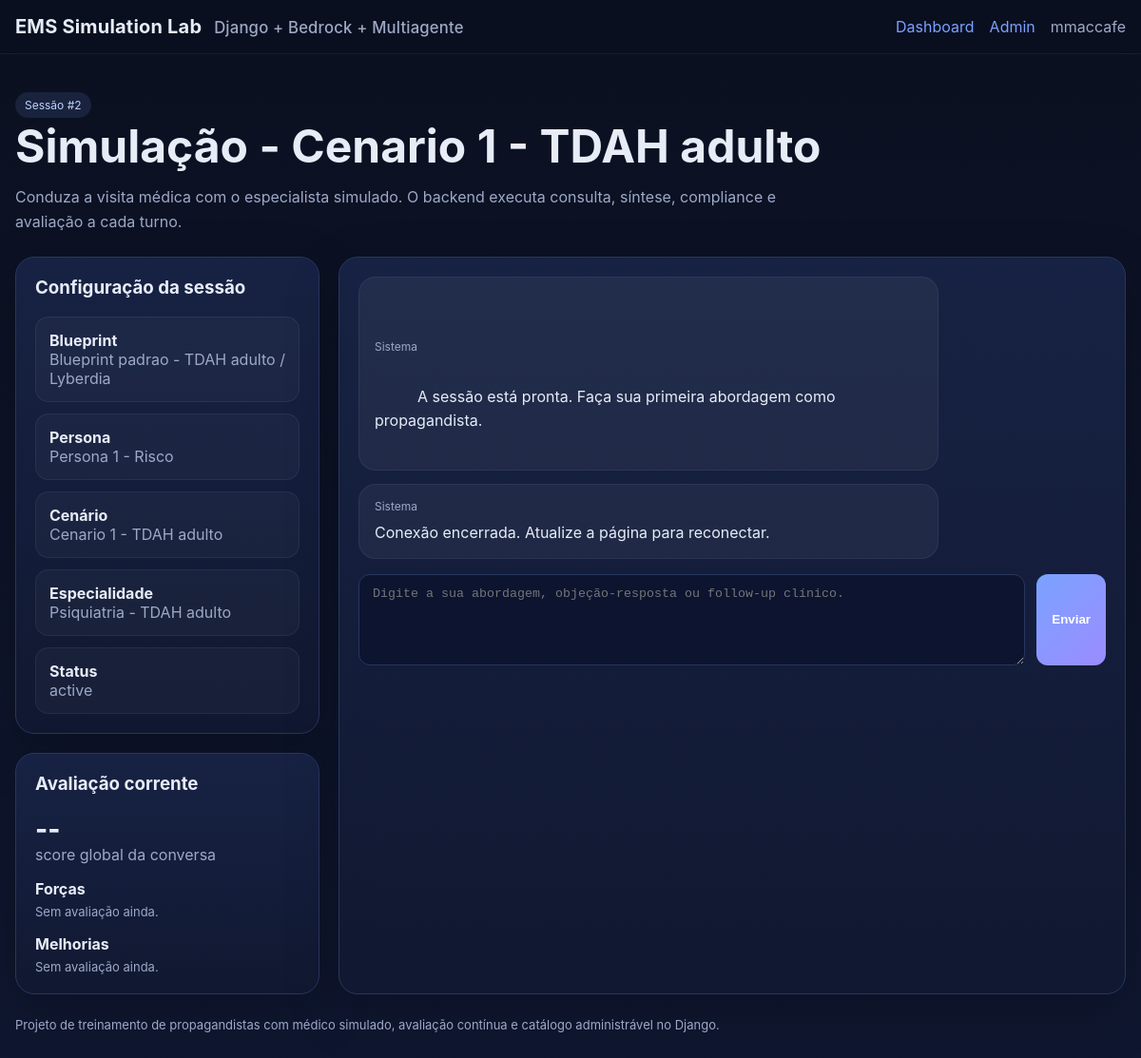
The app's page /conversations/2/ (signed in) with its own data.
### apps/conversations/models.py (models this page shows, shortened)
class ConversationSession(models.Model):
    STATUS_CHOICES = [
        ('active', 'Ativa'),
        ('completed', 'Concluida'),
        ('archived', 'Arquivada'),
    ]
    user = models.ForeignKey(settings.AUTH_USER_MODEL, on_delete=models.CASCADE, related_name='conversation_sessions')
    title = models.CharField(max_length=255)
    status = models.CharField(max_length=20, choices=STATUS_CHOICES, default='active')
    blueprint = models.ForeignKey(SimulationBlueprint, on_delete=models.PROTECT, related_name='sessions')
    persona = models.ForeignKey(PersonaDefinition, on_delete=models.PROTECT, related_name='sessions')
    scenario = models.ForeignKey(ScenarioDefinition, on_delete=models.PROTECT, related_name='sessions')
    specialty = models.ForeignKey(SpecialtyDefinition, on_delete=models.PROTECT, related_name='sessions')
    policy = models.ForeignKey(PolicyDefinition, on_delete=models.PROTECT, related_name='sessions')
    instruction = models.ForeignKey(InstructionDefinition, on_delete=models.PROTECT, related_name='sessions')
    output_contract = models.ForeignKey(OutputContractDefinition, on_delete=models.PROTECT, related_name='sessions')
    evaluation_rubric = models.ForeignKey(
        EvaluationRubricDefinition,
        on_delete=models.PROTECT,
        related_name='sessions',
        null=True,
        blank=True,
    )
    session_state = models.JSONField(default=dict, blank=True)
    created_at = models.DateTimeField(auto_now_add=True)
    updated_at = models.DateTimeField(auto_now=True)
    class Meta:
        ordering = ['-created_at']

### apps/catalog/models.py (models this page shows, shortened)
class TimeStampedModel(models.Model):
    created_at = models.DateTimeField(auto_now_add=True)
    updated_at = models.DateTimeField(auto_now=True)
    class Meta:
        abstract = True

class SimulationBlueprint(TimeStampedModel):
    slug = models.SlugField(unique=True, max_length=120)
    title = models.CharField(max_length=255)
    description = models.TextField(blank=True)
    persona = models.ForeignKey(PersonaDefinition, on_delete=models.PROTECT, related_name='blueprints')
    scenario = models.ForeignKey(ScenarioDefinition, on_delete=models.PROTECT, related_name='blueprints')
    specialty = models.ForeignKey(SpecialtyDefinition, on_delete=models.PROTECT, related_name='blueprints')
    policy = models.ForeignKey(PolicyDefinition, on_delete=models.PROTECT, related_name='blueprints')
    output_contract = models.ForeignKey(OutputContractDefinition, on_delete=models.PROTECT, related_name='blueprints')
    instruction = models.ForeignKey(InstructionDefinition, on_delete=models.PROTECT, related_name='blueprints')
    evaluation_rubric = models.ForeignKey(
        EvaluationRubricDefinition,
        on_delete=models.PROTECT,
        related_name='blueprints',
        null=True,
        blank=True,
    )
    is_active = models.BooleanField(default=True)
    class Meta:
        ordering = ['title']

class DefinitionBase(TimeStampedModel):
    slug = models.SlugField(unique=True, max_length=120)
    title = models.CharField(max_length=255)
    description = models.TextField(blank=True)
    payload = models.JSONField(default=dict)
    is_active = models.BooleanField(default=True)
    tags = models.JSONField(default=list, blank=True)
    class Meta:
        abstract = True
        ordering = ["title"]

class PersonaDefinition(DefinitionBase):
    pass

class ScenarioDefinition(DefinitionBase):
    pass

class SpecialtyDefinition(DefinitionBase):
    pass

### apps/conversations/views.py (the view)
# urls.py: path('<int:session_id>/', ConversationRoomView.as_view(), name='conversation-room'),
class ConversationRoomView(LoginRequiredMixin, TemplateView):
    template_name = 'conversations/room.html'
    def get_context_data(self, **kwargs):
        context = super().get_context_data(**kwargs)
        context['session'] = ConversationSelector.session_detail(kwargs['session_id'], self.request.user.id)
        return context

### apps/conversations/selectors.py (called while the page is built)
    @staticmethod
    def session_detail(session_id: int, user_id: int) -> ConversationSession:
        return ConversationSession.objects.select_related(
            'blueprint', 'persona', 'scenario', 'specialty', 'policy', 'output_contract', 'instruction'
        ).prefetch_related('turns__agent_runs').get(pk=session_id, user_id=user_id)

### templates/conversations/room.html (shortened to what this page needs)
{% extends "base.html" %}
{% block content %}
<section class="hero">
  <span class="pill">Sessão #{{ session.id }}</span>
  <h1>{{ session.title }}</h1>
  <p>Conduza a visita médica com o especialista simulado. O backend executa consulta, síntese, compliance e avaliação a cada turno.</p>
</section>
<section class="room-layout">
  <aside class="grid">
    <div class="card">
      <h3>Configuração da sessão</h3>
      <div class="list">
        <div class="list-item"><strong>Blueprint</strong><br><span class="muted">{{ session.blueprint.title }}</span></div>
        <div class="list-item"><strong>Persona</strong><br><span class="muted">{{ session.persona.title }}</span></div>
        <div class="list-item"><strong>Cenário</strong><br><span class="muted">{{ session.scenario.title }}</span></div>
        <div class="list-item"><strong>Especialidade</strong><br><span class="muted">{{ session.specialty.title }}</span></div>
        <div class="list-item"><strong>Status</strong><br><span class="muted">{{ session.status }}</span></div>
      </div>
    </div>
    <div class="card" id="evaluation-panel">
      <h3>Avaliação corrente</h3>
      <div class="score" id="score-global">--</div>
      <div class="muted" style="margin-bottom:10px;">score global da conversa</div>
      <div style="margin-top:16px;">
        <strong>Forças</strong>
        <div class="help" id="strengths">Sem avaliação ainda.</div>
      </div>
      <div style="margin-top:16px;">
        <strong>Melhorias</strong>
        <div class="help" id="improvements">Sem avaliação ainda.</div>
      </div>
    </div>
  </aside>
  <div class="card">
    <div class="chat-stream" id="chat-stream">
      {% for turn in session.turns.all %}
        <div class="bubble {% if turn.role == 'user' %}user{% else %}assistant{% endif %}">
          <div class="message-meta">{{ turn.speaker_name|default:turn.get_role_display }} · {{ turn.created_at }}</div>
          {{ turn.content }}
        </div>
      {% empty %}
        <div class="bubble assistant">
          <div class="message-meta">Sistema</div>
          A sessão está pronta. Faça sua primeira abordagem como propagandista.
        </div>
      {% endfor %}
    </div>
    <div class="composer">
      <textarea id="message-input" placeholder="Digite a sua abordagem, objeção-resposta ou follow-up clínico."></textarea>
      <button id="send-button">Enviar</button>
    </div>
  </div>
</section>
{% endblock %}

### templates/base.html (shortened to what this page needs)
<!DOCTYPE html>
<html lang="pt-br">
<head>
</head>
<body>
<header>
  <div class="container nav">
    <div class="brand">EMS Simulation Lab <small>Django + Bedrock + Multiagente</small></div>
    <div class="nav-links">
      <a href="/">Dashboard</a>
      <a href="/admin/">Admin</a>
      {% if request.user.is_authenticated %}
        <span>{{ request.user.username }}</span>
      {% else %}
        <a href="/accounts/login/">Entrar</a>
      {% endif %}
    </div>
  </div>
</header>
<main class="container">
  {% block content %}{% endblock %}
  <div class="footer-note">Projeto de treinamento de propagandistas com médico simulado, avaliação contínua e catálogo administrável no Django.</div>
</main>
</body>
</html>

### templates/base.html (style rules this page uses)
:root { --bg: #0b1020; --panel: #111831; --panel-2: #182447; --text: #e7ecf7; --muted: #9da9c7; --primary: #7aa2ff; --primary-2: #9b8cff; --border: #28365f; --ok: #1fb874; --warn: #ffb020; }
* { box-sizing: border-box; }
body { margin: 0; font-family: Inter, Arial, sans-serif; background: linear-gradient(180deg, #0b1020 0%, #0f1730 100%); color: var(--text); }
a { color: var(--primary); text-decoration: none; }
.container { width: min(1240px, calc(100% - 32px)); margin: 0 auto; }
header { border-bottom: 1px solid rgba(255,255,255,0.06); backdrop-filter: blur(8px); position: sticky; top: 0; background: rgba(11,16,32,0.85); z-index: 10; }
.nav { display:flex; align-items:center; justify-content:space-between; padding: 16px 0; }
.brand { font-size: 20px; font-weight: 700; letter-spacing: .2px; }
.brand small { color: var(--muted); font-weight: 500; margin-left: 8px; }
.nav-links { display:flex; gap:16px; align-items:center; color: var(--muted); }
.btn, button, input[type=submit] { border: none; background: linear-gradient(135deg, var(--primary), var(--primary-2)); color: white; border-radius: 12px; padding: 12px 16px; font-weight: 600; cursor: pointer; }
.hero { padding: 40px 0 24px; }
.hero h1 { font-size: clamp(32px, 4vw, 48px); margin: 0 0 12px; }
.hero p { margin: 0; max-width: 860px; color: var(--muted); line-height: 1.6; }
.grid { display:grid; gap: 20px; }
.card { background: linear-gradient(180deg, rgba(24,36,71,.9), rgba(17,24,49,.94)); border: 1px solid var(--border); border-radius: 20px; padding: 20px; box-shadow: 0 20px 60px rgba(0,0,0,.20); }
.card h2, .card h3 { margin-top: 0; }
.muted { color: var(--muted); }
select, input[type=text], input[type=password], textarea { width: 100%; background: #0c1430; color: var(--text); border: 1px solid var(--border); border-radius: 12px; padding: 12px 14px; outline: none; }
textarea { min-height: 96px; resize: vertical; }
.help { font-size: 13px; color: var(--muted); margin-top: 6px; }
.list { display:grid; gap: 12px; }
.list-item { padding: 14px; border-radius: 14px; border: 1px solid rgba(255,255,255,.06); background: rgba(255,255,255,.03); }
.pill { display:inline-flex; padding:6px 10px; border-radius:999px; background: rgba(122,162,255,.12); color: #bdd1ff; font-size: 12px; }
.room-layout { display:grid; gap:20px; grid-template-columns: 320px 1fr; }
.chat-stream { max-height: 62vh; overflow:auto; display:grid; gap: 14px; padding-right:4px; }
.bubble { max-width: 78%; padding: 14px 16px; border-radius: 18px; line-height: 1.55; white-space: pre-wrap; border: 1px solid rgba(255,255,255,.06); }
.bubble.assistant { background: rgba(255,255,255,.05); }
.message-meta { font-size: 12px; color: var(--muted); margin-bottom: 6px; }
.composer { display:grid; grid-template-columns: 1fr auto; gap: 12px; margin-top: 16px; }
.score { font-size: 28px; font-weight: 800; }
.footer-note { color: var(--muted); font-size: 13px; padding: 24px 0 40px; }

### records on screen
ConversationSession: id "2", title "Simulação - Cenario 1 - TDAH adulto", blueprint "Blueprint padrao - TDAH adulto / Lyberdia", persona "Persona 1 - Risco", scenario "Cenario 1 - TDAH adulto", specialty "Psiquiatria - TDAH adulto", status "active"

### other values on screen
{{ request.user.username }} "mmaccafe"
